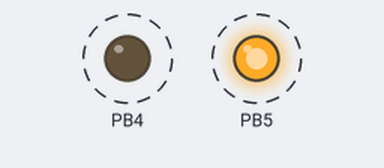
Simulated run of this program. Board: ATmega328P, built with avr-gcc and emulated at 16 MHz (the files do not name the chip). On the bench: output pins drawn as LEDs (lit = HIGH). Dashed ring = blinking.

Above: at 0.05 s.
Timing chart, 0 to 3.0 s (numbered marks = the images above):
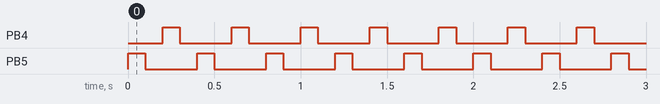

Measured:
- by itself, PB4, PB5: alternates HIGH for 0.10 s and LOW for 0.30 s

The program:

main.cpp
```cpp
//Blinking Selected Pins only , eg : PB5

#ifndef F_CPU
#define F_CPU 16000000UL // Defining CPU Frequency as 16 MHz
#endif

#include <avr/io.h>   // Adding AVR Library.
// https://www.microchip.com/webdoc/AVRLibcReferenceManual/group__avr__io.html
#include <util/delay.h> //Adding delay Library
// Refer https://www.microchip.com/webdoc/AVRLibcReferenceManual/group__util__delay.html
int main(void)
{
  DDRB |= (1<<5); // Defining 5th Pin of PORT B as output
  DDRB |= (1<<4); // Defining 4th Pin of PORT B as output
  while(1) // A infinite loop unless returned 0
  {
    PORTB |=(1<<5); //Setting 5th Pin of PORT B to HIGH
    _delay_ms(100); // Adding 1000ms second delay
    PORTB &= ~(1 << 5);   //Setting 5th Pin of PORT B to LOW
    _delay_ms(100); // Adding 1000ms second delay
    PORTB |=(1<<4); //Setting 4th Pin of PORT B to HIGH
    _delay_ms(100); // Adding 1000ms second delay
    PORTB &= ~(1 << 4);   //Setting 4th Pin of PORT B to LOW
    _delay_ms(100); // Adding 1000ms second delay
  }
}
```
